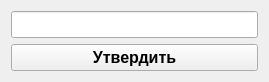
<?xml version="1.0" encoding="UTF-8"?>
<ui version="4.0">
 <class>suzhparam</class>
 <widget class="QWidget" name="suzhparam">
  <property name="geometry">
   <rect>
    <x>0</x>
    <y>0</y>
    <width>269</width>
    <height>78</height>
   </rect>
  </property>
  <property name="windowTitle">
   <string>Form</string>
  </property>
  <layout class="QGridLayout" name="gridLayout">
   <item row="1" column="0">
    <widget class="QPushButton" name="pushButton">
     <property name="font">
      <font>
       <pointsize>12</pointsize>
       <weight>75</weight>
       <bold>true</bold>
      </font>
     </property>
     <property name="text">
      <string>Утвердить</string>
     </property>
    </widget>
   </item>
   <item row="0" column="0">
    <widget class="QLineEdit" name="lineEdit">
     <property name="font">
      <font>
       <pointsize>12</pointsize>
       <weight>75</weight>
       <bold>true</bold>
      </font>
     </property>
    </widget>
   </item>
  </layout>
 </widget>
 <tabstops>
  <tabstop>lineEdit</tabstop>
  <tabstop>pushButton</tabstop>
 </tabstops>
 <resources/>
 <connections/>
</ui>
